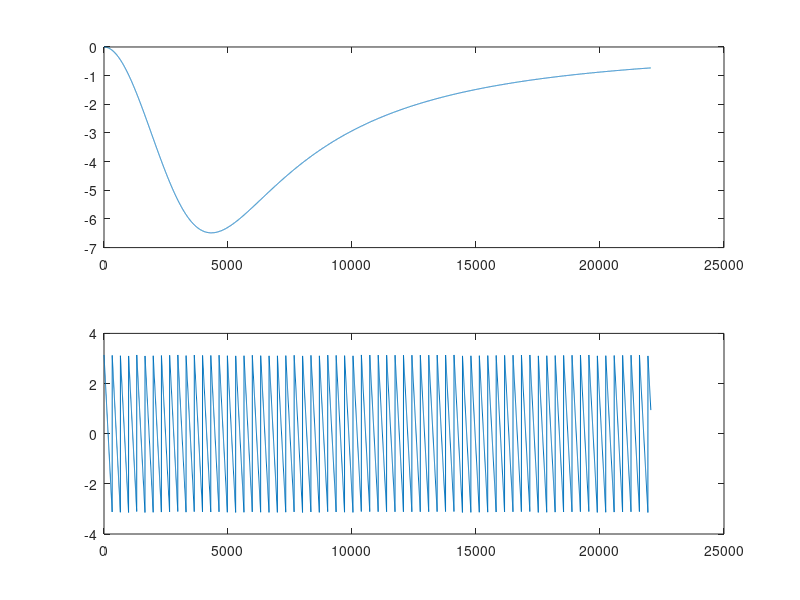

Recreate this plot in MATLAB. (Note: this script raises an error after producing the figure.)
%% Test fonction de réflexion


rho0 = 1.225;
c = 340;
mu = 18.5e-6; 

a = 2.5e-2;
S = pi*a^2;

N = 10000;
fe = 44100;
te = 1/fe;
w = linspace(1, pi*fe, N);
k = w/c;
l = 0.5;
Zc = rho0*c/S;
Zr = rho0 .* c ./ S .* (0.25*(k .* a).^2 + 0.6133j .* k.*a);

R = (Zr - Zc)./(Zr + Zc) .* exp(-2j.*k.*l);

%% Bode

Rabs = abs(R) / max(abs(R));
figure;
subplot(2,1,1);
plot(w/(2*pi), 10*log(Rabs));
subplot(2,1,2);
plot(w/(2*pi), angle(R));


%% Temporel

r = irfft(R);
t = linspace(0, length(r)*te, length(r));

figure;
plot(t, r);
xlim([0 0.01]);

fprintf("Temps aller-retour : %f \n", 2*l/c);
fprintf("Intégrale : %f \n", sum(r));